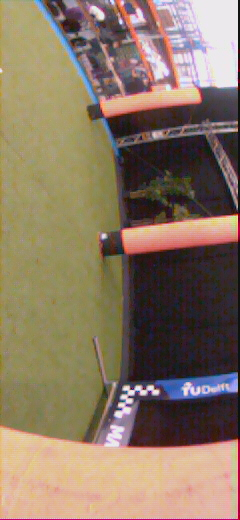
#> input picture DEVELOPMENT/downloads from drone/20260306-095826/1305634620.jpg, 240 x 520 px; its folder holds only this picture in this run
$ python green_ground_detection.py
#> lines starting #> are read from the running program, lines starting #| are printed output that depends on the picture; after the words box and inside, x2 and y2 are one past the last pixel; in counts of white or black regions, pixels touching at a corner belong together
### DEVELOPMENT/Python/ground detection/colored_blob_separator.py
import numpy as np
import cv2

import solidity_detection as sdd

def isolate_ground_blob(binary_img: np.ndarray, blob_area_threshold=1000):
    """
    Having a mask of black and white pixels, determine all the
    contiguous blobs of white pixels and give each of them a label.
    """

    result = cv2.connectedComponentsWithStats(binary_img.astype(np.uint8), connectivity=8)
    totalLabels, labeled_img, values, _ = result

    # values: rows = 1, 2, 3... for each label
    # row:    [pos left, pos top, box width, box height, area]

    indices = np.asarray(range(totalLabels))
    values = np.block([
        values, indices.reshape([-1, 1])
    ])

    # don't consider the background (index = 0)
    remaining_blob_indices = []
    for blob_label in indices[1:]:

        blob_area       = values[blob_label, 4]
        blob_width      = values[blob_label, 3] # width in an absolute sense, which means
        single_blob_img = labeled_img.copy()

        single_blob_img[single_blob_img != blob_label] = 0

        # filter out blobs smaller than blob_area_threshold pixels
        if blob_area < blob_area_threshold:
            labeled_img[labeled_img == blob_label] = 0
            continue

        # filter out "unsmooth" blobs
        elif not sdd.is_smooth_blob(single_blob_img, blob_area, blob_width):
            labeled_img[labeled_img == blob_label] = 0
            continue

        remaining_blob_indices.append(blob_label)

    # set largest blobs to white (max value)
    labeled_img[labeled_img != 0] = 255

    return labeled_img


def fill_holes(binary_img: np.ndarray):
    """
    Fill spots of zeros inside the binary white ground blob
    """
    # Find all contours (external + holes)
    binary_img = binary_img.astype(np.uint8)
    contours, hierarchy = cv2.findContours(binary_img, cv2.RETR_CCOMP, cv2.CHAIN_APPROX_SIMPLE)

    filled = binary_img.copy()
    if hierarchy is not None:
        for i, h in enumerate(hierarchy[0]):
            # h[3] != -1 means it has a parent → it's a hole (inner contour)
            if h[3] != -1:
                cv2.drawContours(filled, contours, i, 255, thickness=cv2.FILLED)

    return np.asarray(filled)


# [52 lines that do not run on import are left out]

### DEVELOPMENT/Python/ground detection/solidity_detection.py
import numpy as np
import cv2
"""
useless
"""
# [41 lines left out: function is_smooth_blob_old, not called in this run]


def is_smooth_blob(single_blob_mask: np.ndarray,
                                        area: float,
                                        bounding_box_width: int) -> bool:
    """
    Returns True if the blob in the mask is smooth (likely ground),
    False if it is spiky/irregular (likely plant).
    Uses only basic array operations — easy to port to C.

    Args:
        mask: binary image (uint8, 0 or 255) containing *ONE* blob
        area: blob area
        bb_width: bounding box WIDTH (from roof to ground)
        bb_height: bounding box HEIGHT (from left to right)

    NOTE:
        bb width and height are assumed in an absolute sense.
        If the image is rotated, like the ones produced by the Bebop,
        the width and height will be swapped.
    """

    # get a mask to identify the current blob (using the label)
    pixels = (single_blob_mask != 0)

    # pad image by 1 pixel
    padded = np.pad(pixels, 1, mode='constant', constant_values=0)

    perimeter = blob_perimeter(padded_binary_img=padded)

    # compute AVERAGE HEIGHT (per-column) of blob + equivalent rectangle perimeter
    average_height = compute_average_blob_height(area, bounding_box_width)
    equivalent_rectangle_perimeter = 2 * (average_height + bounding_box_width)

    # compute fractal dimension of blob
    fractal_dim = compute_fractal_dimension(padded)

    threshold_perimeter     = 2
    threshold_fractal_dim   = 1.3
    if perimeter / equivalent_rectangle_perimeter < threshold_perimeter \
                                  or fractal_dim < threshold_fractal_dim:
        return True

    return False


def compute_average_blob_height(blob_area: float,
                                bounding_box_width: int):
    """
    Computes the average blob height, considering an image rotated with the groun on the left (-90° rotation).
    Therefore, the blob height corresponds to the column-wise span of the image.
    Moreover, this assumes the image contains ONE single blob.
    """

    # reduce the image size to fit the blob perfectly.
    avg_height = blob_area // bounding_box_width

    return avg_height


def blob_perimeter(padded_binary_img: np.ndarray):#
    """
    Compute perimeter of a binary blob of pixels using vectorized NumPy operations.
    This assumes ONE blob per image.
    """

    perimeter = np.sum(padded_binary_img[:,1:] != padded_binary_img[:,:-1]) + \
                np.sum(padded_binary_img[1:,:] != padded_binary_img[:-1,:])

    return perimeter


# [71 lines left out: functions convex_hull_area_fast, convex_hull_area, not called in this run]


def get_blob_edge(padded_binary_img: np.ndarray):

    edge1 = (padded_binary_img[:,1:] != padded_binary_img[:,:-1])
    edge1 = np.hstack([edge1, np.zeros((edge1.shape[0], 1), dtype=edge1.dtype)])

    edge2 = (padded_binary_img[1:,:] != padded_binary_img[:-1,:])
    edge2 = np.vstack([edge2, np.zeros((1, edge2.shape[1]), dtype=edge2.dtype)])

    return edge1 | edge2


def compute_fractal_dimension(binary_img: np.ndarray):

    # get only the blob's edge pixels
    img = get_blob_edge((binary_img > 0).astype(np.uint8))

    # box sizes as powers of 2
    min_dim = min(img.shape)
    scales  = [2**i for i in range(1, int(np.log2(min_dim)))]

    eps   = []
    boxes = []

    for s in scales:
        # tile the image with boxes of size s×s, count non-empty ones
        trimmed_h = (img.shape[0] // s) * s
        trimmed_w = (img.shape[1] // s) * s
        trimmed   = img[:trimmed_h, :trimmed_w]

        # reshape into s×s blocks and check if any pixel is set
        blocks = trimmed.reshape(trimmed_h // s, s, trimmed_w // s, s)
        count  = np.any(blocks, axis=(1, 3)).sum()

        eps.append(s)
        boxes.append(count)

    eps_axis  = np.log(eps)
    box_axis  = np.log(boxes)

    coeff = np.polyfit(eps_axis, box_axis, 1)
    return -coeff[0]  # slope is negative, so negate to get positive dimension


# [50 lines that do not run on import are left out]

### DEVELOPMENT/Python/ground detection/green_ground_detection.py
import cv2
import numpy as np
import os
import matplotlib.pyplot as plt
from scipy.ndimage import median_filter
import random
from glob import glob


# [19 lines of commented-out code are left out]

def find_ground_boundary(mask_rotated, min_ground_pixels=5, max_gap=10, smooth_kernel=5):
    image_height = mask_rotated.shape[1]
    n_rows = mask_rotated.shape[0]
    boundary_rows = np.full(n_rows, image_height, dtype=int)

    for idx, row in enumerate(mask_rotated):
        green_pos = np.where(row > 0)[0]  # positions of all green pixels

        if green_pos.size == 0:
            continue  # sentinel already set

        ground_valid = np.sum(row[-min_ground_pixels:] > 0) >= min_ground_pixels

        if not ground_valid:
            # Check if any consecutive green run is thick enough
            diffs = np.diff(green_pos)
            runs = np.split(green_pos, np.where(diffs > 1)[0] + 1)
            if max(len(r) for r in runs) < max_gap:
                continue  # truly nothing → sentinel

        # Work rightmost first (ground side)
        gp = green_pos[::-1]

        if gp.size == 1:
            boundary_rows[idx] = gp[0]
            continue

        # Gap sizes between consecutive green pixels scanning right to left
        gaps = -np.diff(gp) - 1

        big_gap_indices = np.where(gaps > max_gap)[0]

        if big_gap_indices.size == 0:
            boundary_rows[idx] = gp[-1]  # no big gap → leftmost green
            continue

        # First big gap found
        fg = big_gap_indices[0]
        pending_boundary = gp[fg]

        # Check if green run after the gap is substantial enough to override
        after_gap = gp[fg + 1:]
        if after_gap.size >= max_gap:
            after_gaps = -np.diff(after_gap) - 1
            split_points = np.where(after_gaps > 0)[0]
            runs = np.split(after_gap, split_points + 1)
            if max(len(r) for r in runs) >= max_gap:
                boundary_rows[idx] = gp[-1]  # override → use leftmost green
                continue

        boundary_rows[idx] = pending_boundary

    # Median filter on valid columns only
    valid_mask = boundary_rows < image_height
    if valid_mask.sum() > smooth_kernel:
        smoothed = median_filter(boundary_rows.astype(float), size=smooth_kernel)
        boundary_rows[valid_mask] = smoothed[valid_mask].astype(int)

    return boundary_rows


# [28 lines left out: function get_obstacle_regions, not called in this run]

def update_and_detect(boundary_row, h, ground_baseline, min_width=20):
    alpha = 0.6
    obstacle_threshold = 50
    NO_GROUND_BASELINE = 220

    # Columns where ground was actually detected
    valid = boundary_row < h
    # Columns where ground side was fully black (sentinel)
    no_ground = boundary_row >= h

    if ground_baseline is None:
        baseline = boundary_row.astype(float).copy()
        baseline[no_ground] = NO_GROUND_BASELINE  # flat line from the start
        return [], baseline

    deviation = boundary_row - ground_baseline

    # Condition 1: ground visible but too far from baseline
    deviation_obstacle = valid & (deviation > obstacle_threshold)

    # Condition 2: no green at ground side at all → possibly right up against obstacle
    no_ground_obstacle = no_ground

    # Combine both
    obstacle_mask = deviation_obstacle | no_ground_obstacle
    obstacle_cols = np.where(obstacle_mask)[0]

    # Group into regions and filter by width
    obstacle_regions = get_obstacle_regions(obstacle_cols, min_width=min_width)

    # Only update baseline on clean columns (valid, no deviation obstacle, no sentinel)
    no_obstacle_mask = valid & ~deviation_obstacle
    ground_baseline = ground_baseline.copy()
    ground_baseline[no_obstacle_mask] = (
        (1 - alpha) * ground_baseline[no_obstacle_mask]
        + alpha * boundary_row[no_obstacle_mask]
    )

    last_good = NO_GROUND_BASELINE
    for i in range(len(ground_baseline)):
        if no_obstacle_mask[i]:
            last_good = ground_baseline[i]
        else:
            ground_baseline[i] = last_good


    return obstacle_regions, ground_baseline


def detect_green_ground_simple(image_bgr, lower_green, upper_green, threshold, median_ksize=3):
    """
    Very simple green detector with a single median blur to remove salt-and-pepper noise.
    - median_ksize should be odd and >=3 (3 is the fastest / mildest).
    Returns: mask, result, green_fraction, status
    """
    # HSV mask
    width = image_bgr.shape[1]
    #image_bgr[:, width//2:] = 0 # Crop to width
    image_hsv = cv2.cvtColor(image_bgr, cv2.COLOR_BGR2HSV)
    mask = cv2.inRange(image_hsv, lower_green, upper_green)  # 0/255

    # Simple median blur to reduce speckles
    if median_ksize is not None and median_ksize >= 3 and median_ksize % 2 == 1:
        mask = cv2.medianBlur(mask, median_ksize)

    # Pixel stats
    green_pixel_count = cv2.countNonZero(mask)
    total_pixels = image_bgr.shape[0] * image_bgr.shape[1]
    green_fraction = green_pixel_count / total_pixels if total_pixels > 0 else 0.0

    status = "GROUND FOUND" if green_fraction > threshold else "NO GROUND"

    # Visualization (keep only detected regions)
    result = cv2.bitwise_and(image_bgr, image_bgr, mask=mask)

    return mask, result, green_fraction, status


if __name__ == "__main__":

    # python files
    import solidity_detection as sdd
    import colored_blob_separator as cds

    # libraries
    import matplotlib.pyplot as plt
    from glob import glob
    import os
    cv2.destroyAllWindows()

    folder_path = "TEAM-10-PROTOTYPING/downloads from drone/20260306-095826"
    all_image_paths = sorted(glob(os.path.join(folder_path, "*.jpg")))
    start_idx = random.randint(0, len(all_image_paths) - 1)
    image_paths = all_image_paths[start_idx:] + all_image_paths[:start_idx]

    # same HSV bounds as before
    lower_green = np.array([10, 50, 40])
    upper_green = np.array([35, 255, 200])

    oa_color_count_frac = 0.05

    # state initialization
    ground_baseline = None
    obstacle_regions = []
    image_height = np.asarray(cv2.imread(image_paths[0])).shape[1]
#> image_height = 240
    boundary_rows = np.full(image_height, image_height)  # sentinel default
#> boundary_rows = 240 values from 240 to 240

    for image_path in image_paths:

        image_bgr = cv2.imread(image_path)
#> image_bgr is the input picture: shape (520, 240, 3); mean B, G, R 100.2, 119.6, 138.3
        if image_bgr is None:
            print(f"Skipping: {image_path}")
            continue

        image_display = image_bgr.copy()
        # reduce quality of image (TEMPORARY)
        # factor = 0.1
        # image_bgr = cv2.resize(image_bgr, (0,0), fx=factor, fy=factor)

        # Use the simple detector with a 3x3 median blur (fast, mild)
        mask, result, actual_frac, status = detect_green_ground_simple(
            image_bgr,
            lower_green,
            upper_green,
            oa_color_count_frac,
            median_ksize=5
        )
#> in detect_green_ground_simple, `mask = cv2.medianBlur(mask, median_ksize)`:
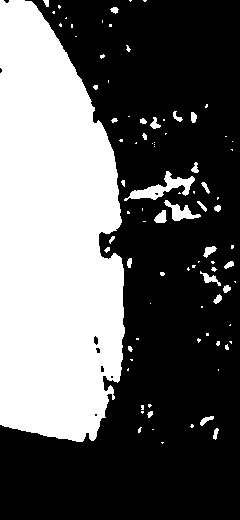
#> mask: shape (520, 240); 37.7% white; 89 white regions (59 under 20 px), largest, box (x1, y1, x2, y2) and area: (0, 0, 125, 442) 44405, (124, 171, 195, 201) 706, (164, 200, 201, 221) 312
#> in detect_green_ground_simple, `green_pixel_count = cv2.countNonZero(mask)`: green_pixel_count = 47052
#> in detect_green_ground_simple, `green_fraction = green_pixel_count / total_pixels if total_pixels > 0 ..`: green_fraction = 0.377
#> in detect_green_ground_simple, `status = "GROUND FOUND" if green_fraction > threshold else "NO GROUND"`: status = 'GROUND FOUND'
#> in detect_green_ground_simple, `result = cv2.bitwise_and(image_bgr, image_bgr, mask=mask)`:
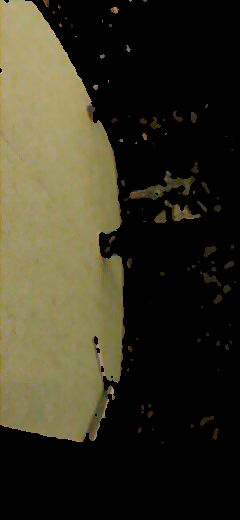
#> result: shape (520, 240, 3); mean B, G, R 33.9, 51.4, 55
#> actual_frac = 0.377; status = 'GROUND FOUND'

        initial_mask = mask.copy()

        # set detected pixels to white.
        result[result > 0] = 255

        # isolate the ground white blob
        mask = cds.isolate_ground_blob(binary_img=mask, blob_area_threshold=1000)
#> in isolate_ground_blob, `totalLabels, labeled_img, values, _ = result`:
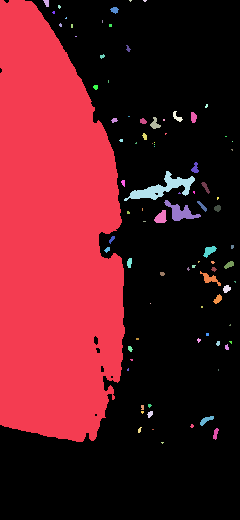
#> labeled_img: shape (520, 240) int32; 90 distinct labels, from 0 to 89; one colour per label, 0 black
#> in isolate_ground_blob, `totalLabels, labeled_img, values, _ = result`: totalLabels = 90; values = 90 rows, first 6: [0, 0, 240, 520, 77748], [0, 0, 125, 442, 44405], [43, 0, 6, 7, 30], [129, 0, 3, 2, 4], [143, 0, 4, 2, 6], [58, 5, 3, 4, 9]
#> in isolate_ground_blob, `values = np.block([ values, indices.reshape([-1, 1]) ])`: values = 90 rows, first 6: [0, 0, 240, 520, 77748, 0], [0, 0, 125, 442, 44405, 1], [43, 0, 6, 7, 30, 2], [129, 0, 3, 2, 4, 3], [143, 0, 4, 2, 6, 4], [58, 5, 3, 4, 9, 5]
#> the loop in isolate_ground_blob, `for blob_label in indices[1:]: ` made 89 passes
#> (blob_area, blob_width) on passes 2, 6, 17, 19, 20, 22, 23, 24: (30, 7), (40, 7), (20, 5), (49, 11), (53, 11), (68, 12), (23, 5), (31, 6)
#> after the loop in isolate_ground_blob, `for blob_label in indices[1:]:`:
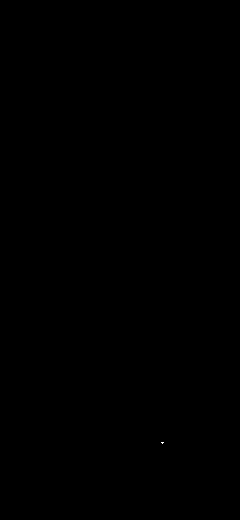
#> single_blob_img: shape (520, 240) int32; values 0 (black) and 89 (white), 0% white in thin lines or dots, all inside (x1, y1, x2, y2) = (161, 442, 164, 444)
#> after the loop in isolate_ground_blob, `for blob_label in indices[1:]:`: remaining_blob_indices = [1]
        mask = cds.fill_holes(mask)
#> in fill_holes, `contours, hierarchy = cv2.findContours(binary_img, cv2.RETR_CCOMP, cv2..`: contours = 6 contours, 2 with area under 20; largest, box (x1, y1, x2, y2) and area: (0, 0, 125, 442) 43923, (93, 335, 99, 346) 37, (100, 365, 105, 373) 24, (95, 347, 101, 354) 23
#> the loop in fill_holes, `for i, h in enumerate(hierarchy[0]): # h[3] != -1 means it has a paren..` made 6 passes
#> h on passes 1 to 6: [-1, -1, 1, -1], [2, -1, -1, 0], [3, 1, -1, 0], [4, 2, -1, 0], [5, 3, -1, 0], [-1, 4, -1, 0]

        # Subtract ground mask from raw green mask → only plants remain
        plant_mask = cds.isolate_ground_blob(cv2.subtract(initial_mask, mask), blob_area_threshold=100)
#> call 2 of isolate_ground_blob, with blob_area_threshold = 100
#> in isolate_ground_blob (call 2), `totalLabels, labeled_img, values, _ = result`: totalLabels = 89; values = 89 rows, first 6: [0, 0, 240, 520, 122153], [43, 0, 6, 7, 30], [129, 0, 3, 2, 4], [143, 0, 4, 2, 6], [58, 5, 3, 4, 9], [110, 7, 9, 7, 40]
#> in isolate_ground_blob (call 2), `values = np.block([ values, indices.reshape([-1, 1]) ])`: values = 89 rows, first 6: [0, 0, 240, 520, 122153, 0], [43, 0, 6, 7, 30, 1], [129, 0, 3, 2, 4, 2], [143, 0, 4, 2, 6, 3], [58, 5, 3, 4, 9, 4], [110, 7, 9, 7, 40, 5]
#> the loop in isolate_ground_blob (call 2), `for blob_label in indices[1:]: ` made 88 passes
#> after the loop in isolate_ground_blob (call 2), `for blob_label in indices[1:]:`:
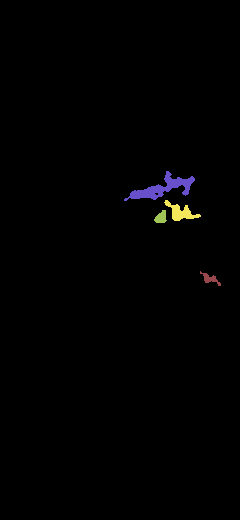
#> labeled_img: shape (520, 240) int32; 5 distinct labels, from 0 to 61; one colour per label, 0 black
#> after the loop in isolate_ground_blob (call 2), `for blob_label in indices[1:]:`: remaining_blob_indices = [37, 43, 48, 61]

        result[..., 0] = mask
        result[..., 1] = mask
        result[..., 2] = mask
#> result: shape (520, 240, 3); 35.6% white; 1 white region, box (x1, y1, x2, y2) and area: (0, 0, 125, 442) 44473


        print(f"{os.path.basename(image_path)} -> {status} ({actual_frac:.2%})")
#| 1305634620.jpg -> GROUND FOUND (37.70%)

        # try find the obstacle
        if status == "GROUND FOUND":
            mask_flipped = mask[:, ::-1]
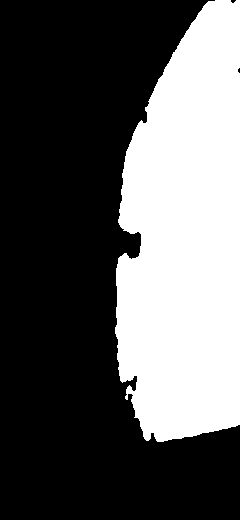
#> mask_flipped: shape (520, 240); 35.6% white; 1 white region, box (x1, y1, x2, y2) and area: (115, 0, 240, 442) 44473
            # plt.imshow(mask_flipped)
            boundary_rows = find_ground_boundary(mask_rotated=mask_flipped)
#> the loop in find_ground_boundary, `for idx, row in enumerate(mask_rotated):` made 520 passes
#> after the loop in find_ground_boundary, `for idx, row in enumerate(mask_rotated):`: boundary_rows = 520 values, max 240 at index 441, min 115 at index 327, mean 153.2
#> in find_ground_boundary, `smoothed = median_filter(boundary_rows.astype(float), size=smooth_kern..`: smoothed has the same summary as boundary_rows
            obstacle_regions, ground_baseline = update_and_detect(boundary_rows, image_height, ground_baseline)
#> in update_and_detect, `baseline = boundary_row.astype(float).copy()`: baseline has the same summary as boundary_rows in find_ground_boundary
#> obstacle_regions = []; ground_baseline = 520 values, max 220 at index 441, min 115 at index 327, mean 150.1

        # ------------------------------------------------------------------------
        # ------------------------------------------------------------------------
        plant_result = np.zeros_like(image_display)
        plant_result[plant_mask > 0] = [0, 255, 0]
        edges = sdd.get_blob_edge(plant_mask)
        plant_result[edges > 0] = [0, 0, 255]  # Highlight edges in red
        # ------------------------------------------------------------------------
        # ------------------------------------------------------------------------

        # Rotate images 90° CCW and stack vertically
        image_rot = cv2.rotate(image_display, cv2.ROTATE_90_COUNTERCLOCKWISE)
        result_rot = cv2.rotate(result, cv2.ROTATE_90_COUNTERCLOCKWISE)
#> result_rot: shape (240, 520, 3); 35.6% white; 1 white region, box (x1, y1, x2, y2) and area: (0, 115, 442, 240) 44473
        plant_rot    = cv2.rotate(plant_result, cv2.ROTATE_90_COUNTERCLOCKWISE)
        combined_view = np.vstack((image_rot, result_rot, plant_rot))

        # Annotate
        cv2.putText(combined_view,
                    f"{status} | {actual_frac:.2%}",
                    (20, 40),
                    cv2.FONT_HERSHEY_SIMPLEX,
                    1,
                    (0, 0, 255),
                    2)

        # # put a red rot where the obstacle columns are
        if status == "GROUND FOUND":
            h_rot = image_rot.shape[0]

            if ground_baseline is not None:
                valid_r = np.where(ground_baseline < combined_view.shape[0])[0]
#> valid_r = 520 values from 0 to 519
                if len(valid_r) > 1:
                    pts = np.array([[int(r), int(ground_baseline[r]) + h_rot]
                                    for r in valid_r], dtype=np.int32)
#> pts = 520 pairs, first value 0 to 519, second value 355 to 460
                    cv2.polylines(combined_view, [pts], False, (255, 0, 0), 1)
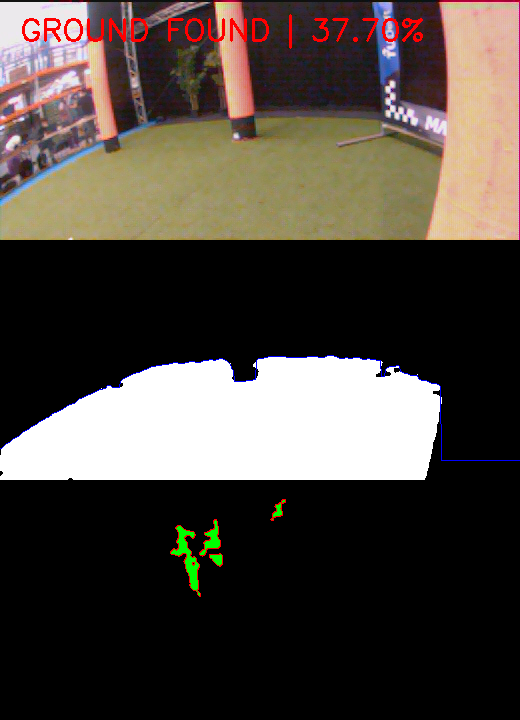
#> combined_view: shape (720, 520, 3); mean B, G, R 63.1, 69.8, 77.5

            FULL_HEIGHT_BOX = 0
            for (start_col, end_col, width) in obstacle_regions:
                if FULL_HEIGHT_BOX:
                    y_top = 0
                    y_bot = combined_view.shape[0] - h_rot  # full height of bottom panel
                else:
                    y_top = int(min(boundary_rows[start_col:end_col+1]))
                    y_bot = int(max(boundary_rows[start_col:end_col+1])) + 15
                cv2.rectangle(combined_view,
                            (start_col, y_top + h_rot),
                            (end_col,   y_bot + h_rot),
                            (0, 0, 255), 2)
                cv2.putText(combined_view, f"w={width}",
                            (start_col, y_top + h_rot - 5),
                            cv2.FONT_HERSHEY_SIMPLEX, 0.4, (0, 0, 255), 1)

                # Top panel (original image) — same x coords, no h_rot offset
                cv2.rectangle(combined_view,
                            (start_col, 0),
                            (end_col,   h_rot - 1),
                            (0, 0, 255), 2)
                cv2.putText(combined_view, f"w={width}",
                            (start_col, 20),
                            cv2.FONT_HERSHEY_SIMPLEX, 0.4, (0, 0, 255), 1)
#> this loop made 0 passes

        cv2.imshow('Original (top) vs Green Mask (bottom)', combined_view)

        key = cv2.waitKey(40)  # short delay; press 'q' to quit
#> (key q is pressed here)
        if key == ord('q'):
            break

    cv2.destroyAllWindows()
